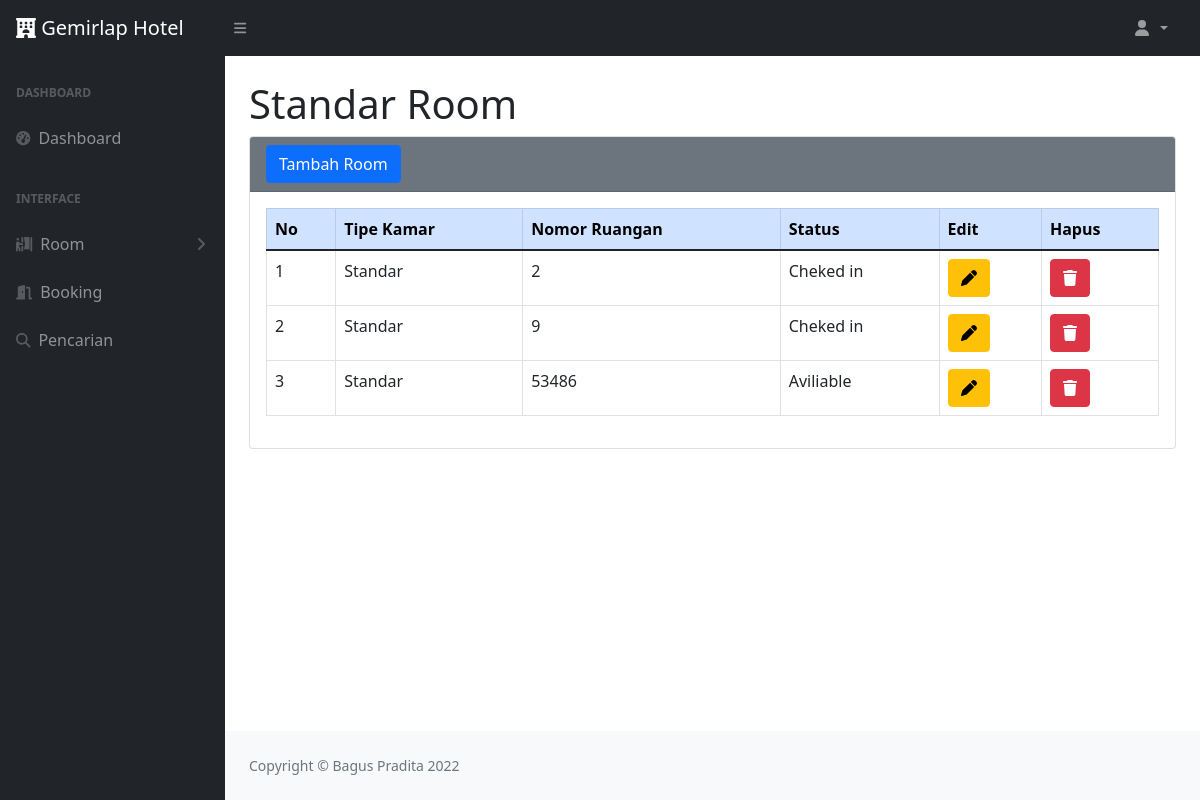
The page /C_bagusDAdmin/room/Standar on the database its author committed.
### tables this page shows
CREATE TABLE `ruangan` (
  `ruangan_id` int(11) NOT NULL,
  `id_tipe_kamar` int(128) NOT NULL,
  `nomor_ruangan` int(255) NOT NULL,
  `status` varchar(128) NOT NULL
);

### application/controllers/C_bagusDAdmin.php (called while the page is built, shortened)
<?php
class C_bagusDAdmin extends CI_Controller
{
	public function __construct()
	{
		$this->load->library('form_validation');
	}
	public function room($kamar)
	{
		$data['user_pengguna'] = $this->db->get_where('user_pengguna', ['email' => $this->session->userdata('email')])->row_array();
		$this->load->model('M_bagusDAdmin');
		$data['tipeKamar'] = $this->M_bagusDAdmin->tipeKamar()->result_array();
		$data['tipekamar'] = $this->M_bagusDAdmin->tipeKamar()->row_array();
		$data['tipe'] = $kamar;
		$this->load->model('M_bagusJoin');
		$data['list_kamar'] = $this->M_bagusJoin->ruanganId($kamar)->result_array();
		$data['title'] = 'Room';
		$this->load->view('templates/topbar',  $data);
		$this->load->view('templates/sidebar',  $data);
		$this->load->view('V_bagusRoomAdmin',  $data);
		$this->load->view('templates/footer',  $data);
	}
}

### index.php (called while the page is built, shortened)
<?php
require_once BASEPATH.'core/CodeIgniter.php';

### application/models/M_bagusJoin.php (called while the page is built, shortened)
<?php
class M_bagusJoin extends CI_Model
{
    public function ruanganId($kamar)
    {
        $this->db->select("*");
        $this->db->from('ruangan');
        $this->db->join('tipe_kamar', 'tipe_kamar.id = ruangan.id_tipe_kamar');
        $this->db->where('tipe_kamar.nama_kamar', $kamar);
        return $this->db->get();
    }
}

### application/views/V_bagusRoomAdmin.php (the view, shortened to what this page needs)
<div id="layoutSidenav_content">
    <main>
        <div class="container-fluid px-4">
            <h1 class="mt-4"><?= $tipe ?> Room</h1>
            <div class="card">
                <h5 class="card-header bg-secondary">
                    <button type="button" class="btn btn-primary" data-bs-toggle="modal" data-bs-target="#tambahroom">
                        Tambah Room
                    </button>
                </h5>
                <div class="card-body">
                    <table class="table table-bordered">
                        <thead>
                            <tr class="table-primary">
                                <th scope="col">No</th>
                                <th scope="col">Tipe Kamar</th>
                                <th scope="col">Nomor Ruangan</th>
                                <th scope="col">Status</th>
                                <th scope="col">Edit</th>
                                <th scope="col">Hapus</th>
                            </tr>
                        </thead>
                        <tbody>
                            <?php
							$no = 1;
							foreach ($list_kamar as $lk) : ?>
                            <tr>
                                <td><?= $no++ ?></td>
                                <td><?= $tipe ?></td>
                                <td><?= $lk['nomor_ruangan'] ?></td>
                                <td><?= $lk['status'] ?></td>
                                <td>
                                    <button type="button" class="btn btn-warning" data-bs-toggle="modal"
                                        data-bs-target="#editroom<?= $lk['ruangan_id'] ?>">
                                        <i class="fa-solid fa-pen"></i>
                                    </button>
                                </td>
                                <td>
                                    <a href="<?= base_url('C_bagusDAdmin/fungsi_deleteRoom/' . $lk['ruangan_id']) ?>">
                                        <button type="submit" class="btn btn-danger"
                                            onclick="return confirm('Apakah anda yakin ingin menghapus ?')"><i
                                                class="fa-solid fa-trash"></i></i></button>
                                    </a>
                                </td>
                            </tr>
                            <?php endforeach ?>
                        </tbody>
                    </table>
                </div>
            </div>
        </div>
    </main>

### rows shown on the page
ruangan: nomor_ruangan "2", status "Cheked in"
ruangan: nomor_ruangan "9", status "Cheked in"
ruangan: nomor_ruangan "53486", status "Aviliable"

### other values the page prints
$tipe "Standar"
